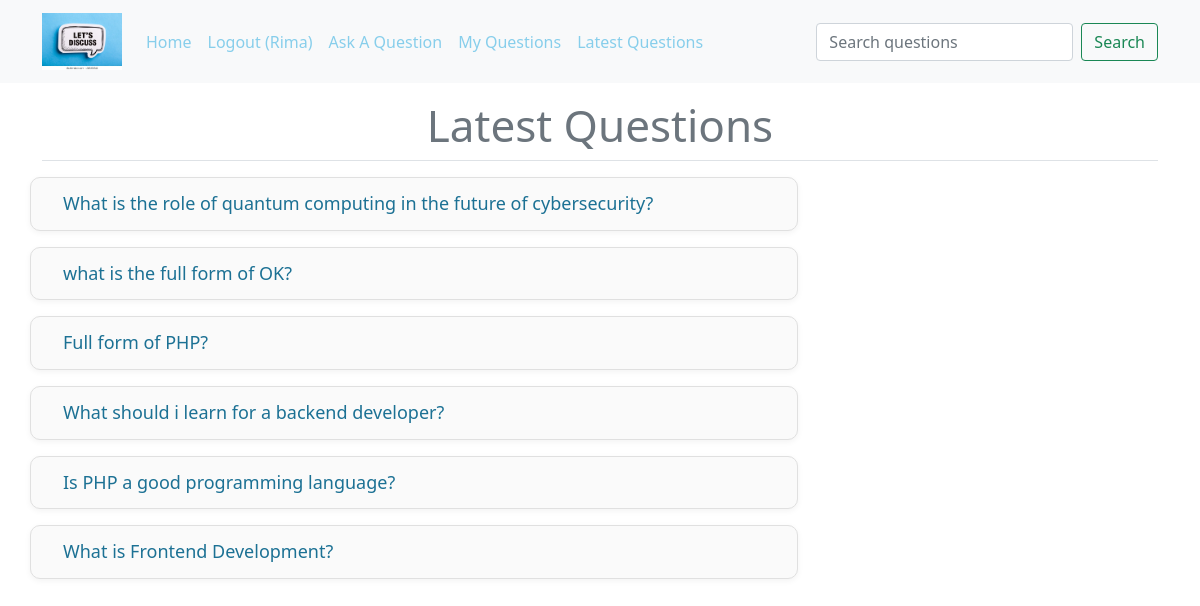
The page /index.php?latest=true (signed in) on the database its author committed.
### tables this page shows
CREATE TABLE `questions` (
  `id` int(10) NOT NULL,
  `title` varchar(100) NOT NULL,
  `description` varchar(300) NOT NULL,
  `user_id` int(10) NOT NULL
);

### client/questions.php (the view, shortened to what this page needs)
<div class="container mt-3">
    <h4 class="heading text-secondary fw-semibold border-bottom pb-2 mb-3">
        <?php
        if (isset($_GET["u-id"])) {
            echo "My Questions";
        } else if (isset($_GET["latest"])) {
            echo "Latest Questions";
        } else {
            echo "All Questions";
        }
        ?>
    </h4>
    <div>
        <div class="col-8">
            <?php
            include("./common/db.php");
            if (isset($_GET["u-id"])) {
                $uid = (int)$_GET["u-id"];
                $query = "SELECT * FROM questions WHERE user_id = $uid";
            } else if (isset($_GET["latest"])) {
                $query = "SELECT * FROM questions ORDER BY id DESC";
            } else if (isset($_GET["search"])) {
                $query = "select * from questions where `title` LIKE '%$search%' ";
            } else {
                $query = "SELECT * FROM questions";
            }
            $result = $conn->query($query);
            foreach ($result as $row) {
                $title = htmlspecialchars($row['title']);
                $id = (int)$row['id'];
                echo "<div class='row question-list mb-3'>
                <h4 class='my-question'>
                    <a href='?q-id=$id'>$title</a>";
                echo "</h4></div>";
            }
            ?>
        </div>
    </div>
</div>

### public/styles.css (style rules this page uses)
a { color: skyblue !important; }
.heading { font-size: 2.75rem; margin-bottom: 40px; text-align: center; color: #333; }
.question-list { border: 1px solid #e0e0e0; border-radius: 10px; padding: 15px 20px; margin-bottom: 10px; background-color: #fafafa; box-shadow: 0 2px 6px rgba(0, 0, 0, 0.05); transition: box-shadow 0.3s ease; }
.question-list h4 { margin: 0; font-size: 1.4rem; }
.question-list a,.question-title { font-size: 18px; text-decoration: none; color: #1c7194 !important; }
.my-question { display: flex; justify-content: space-between; }

### rows shown on the page
questions: title "What is the role of quantum computing in the future of cybersecurity?"
questions: title "what is the full form of OK?"
questions: title "Full form of PHP?"
questions: title "What should i learn for a backend developer?"
questions: title "Is PHP a good programming language?"
questions: title "What is Frontend Development?"

### other values the page prints
$username "Rima"
